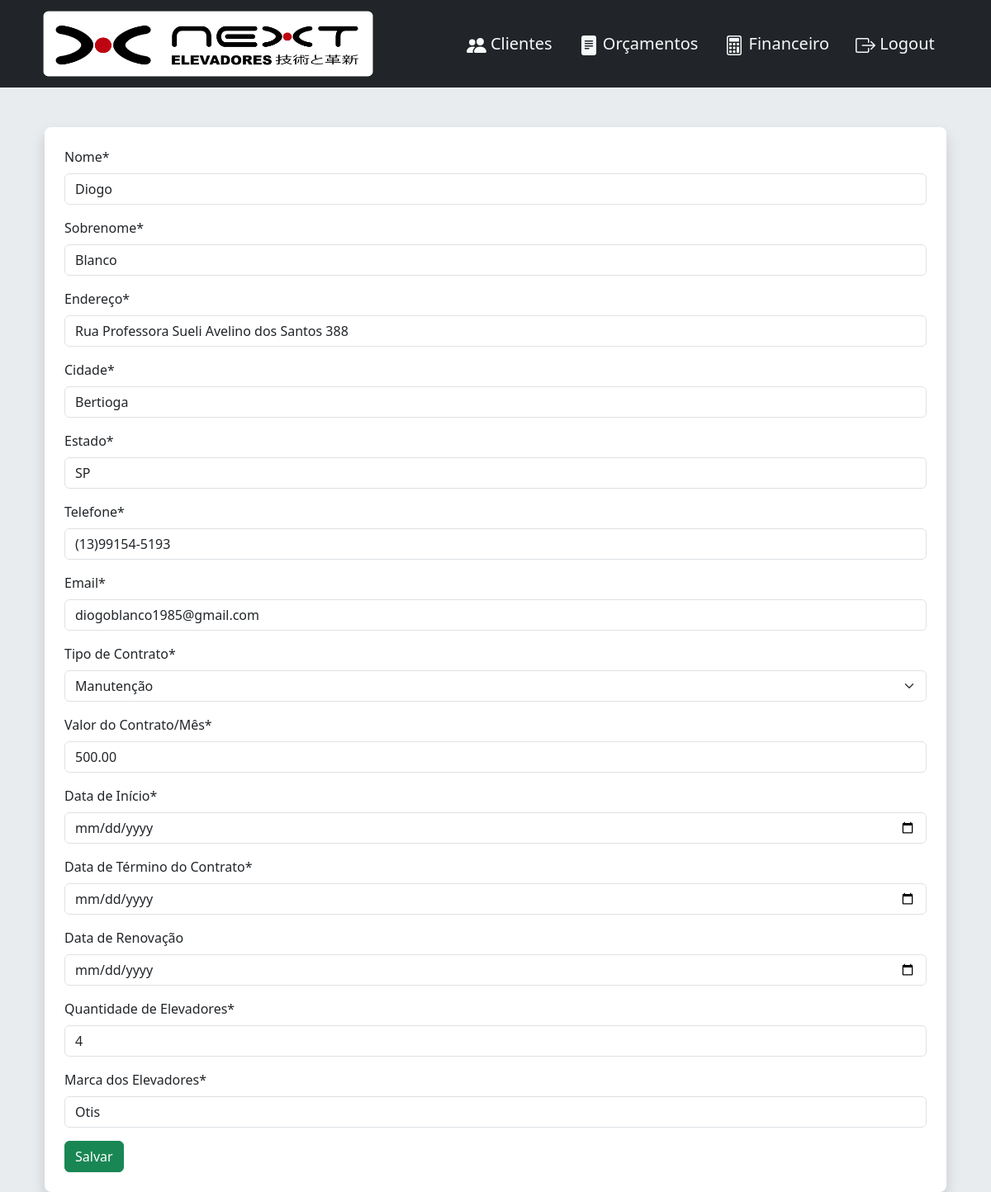
Page /customers/1/update/ on the committed database.
### home/models.py (models this page shows, shortened)
class Customer(models.Model):
    class Meta:
        verbose_name = 'Cliente'
        verbose_name_plural = 'Clientes'
    contract_types = (
        ('Manutenção', 'Manutenção'),
        ('Modernização', 'Modernização'),
    )
    first_name = models.CharField(max_length=30, verbose_name='Nome')
    last_name = models.CharField(max_length=30, verbose_name='Sobrenome')
    address = models.CharField(max_length=50, verbose_name='Endereço')
    city = models.CharField(max_length=30, null=True, verbose_name='Cidade')
    state = models.CharField(max_length=30, verbose_name='Estado')
    phone = models.CharField(max_length=14, verbose_name='Telefone')
    email = models.EmailField()
    contract = models.CharField(
        max_length=12, choices=contract_types, verbose_name='Tipo de Contrato')
    price = models.DecimalField(
        decimal_places=2, max_digits=999, verbose_name='Valor do Contrato/Mês')
    start_date = models.DateTimeField(verbose_name='Data de Início')
    expiration_date = models.DateTimeField(
        verbose_name='Data de Término do Contrato')
    renewal_date = models.DateTimeField(
        verbose_name='Data de Renovação', null=True, blank=True)
    elevators_qty = models.IntegerField(
        verbose_name='Quantidade de Elevadores')
    elevators_brand = models.CharField(
        max_length=30, verbose_name='Marca dos Elevadores')

### home/views.py (the view)
def update_customer(request, customer_id):
    customer = get_object_or_404(Customer, pk=customer_id)
    form = CustomerForm(request.POST or None, instance=customer)
    if form.is_valid():
        form.save()
        return redirect('/customers')
    context = {
        'form': form
    }
    return render(request, 'home/update_customer.html', context)

### home/forms.py
class CustomerForm(ModelForm):
    class Meta:
        model = Customer
        fields = '__all__'
        widgets = {
            'start_date': DateInput(
                attrs={'type': 'date', 'placeholder': 'dd-mm-yyyy'}
            ),
            'expiration_date': DateInput(
                attrs={'type': 'date', 'placeholder': 'dd-mm-yyyy'}
            ),
            'renewal_date': DateInput(
                attrs={'type': 'date', 'placeholder': 'dd-mm-yyyy'}
            ),
        }

### home/templates/home/update_customer.html (shortened to what this page needs)
{% extends 'home/base.html' %}
{% load static %}
{% load crispy_forms_tags %}
{% block nav %}{% include 'home/partials/_nav.html' %}{% endblock nav %}
{% block content %}
<div class="container">
  <form method="post" class="mt-5 p-4 bg-body container rounded-3 shadow">
  {{ form|crispy }}
  <input type="submit" class="btn btn-success" value="Salvar">
  </form>
</div>
{% endblock %}

### rows in the picture
Customer: first_name "Diogo", last_name "Blanco", address "Rua Professora Sueli Avelino dos Santos 388", city "Bertioga", state "SP", phone "(13)99154-5193", email "diogoblanco1985@gmail.com", contract "Manutenção", price "500.00", elevators_qty "4", elevators_brand "Otis"
